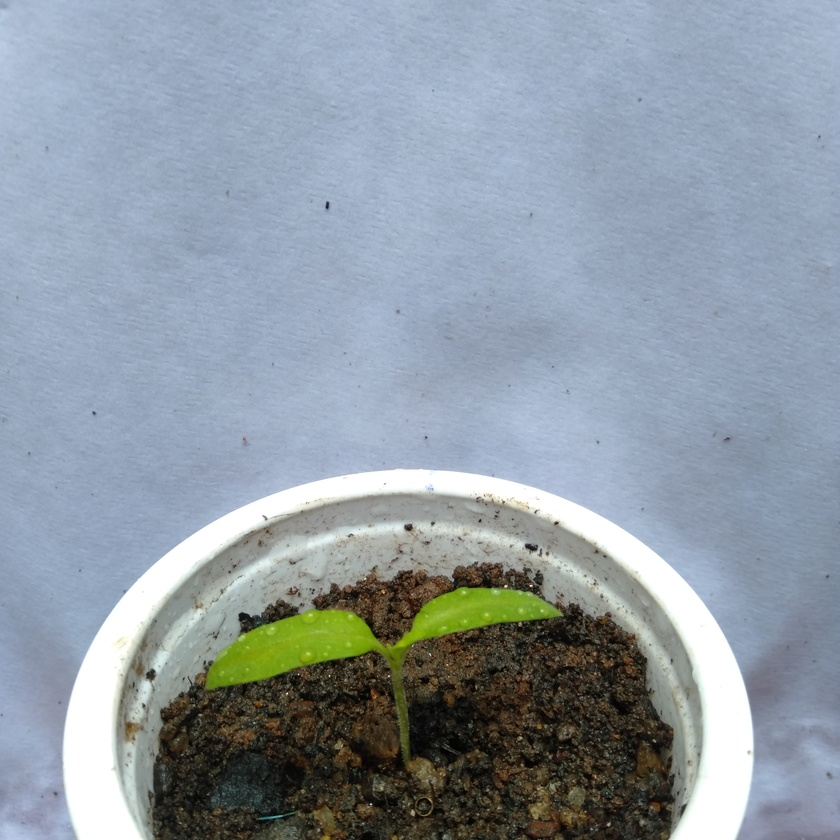
#> input picture PlantSelected/NoControls/01_Morning.jpg, 840 x 840 px, shrunk from 3120 x 3120 before the run
$ jupyter execute grayscale.ipynb
#> lines starting #> are read from the running program, lines starting #| are printed output that depends on the picture; after the words box and inside, x2 and y2 are one past the last pixel; in counts of white or black regions, pixels touching at a corner belong together
# Grayscale

[cell 1]
import cv2

# Read the original image
image = cv2.imread("PlantSelected/NoControls/01_Morning.jpg")
#> image is the input picture: shape (840, 840, 3); mean B, G, R 164.9, 154.5, 143.6

# Convert the image to grayscale
gray_image = cv2.cvtColor(image, cv2.COLOR_BGR2GRAY)
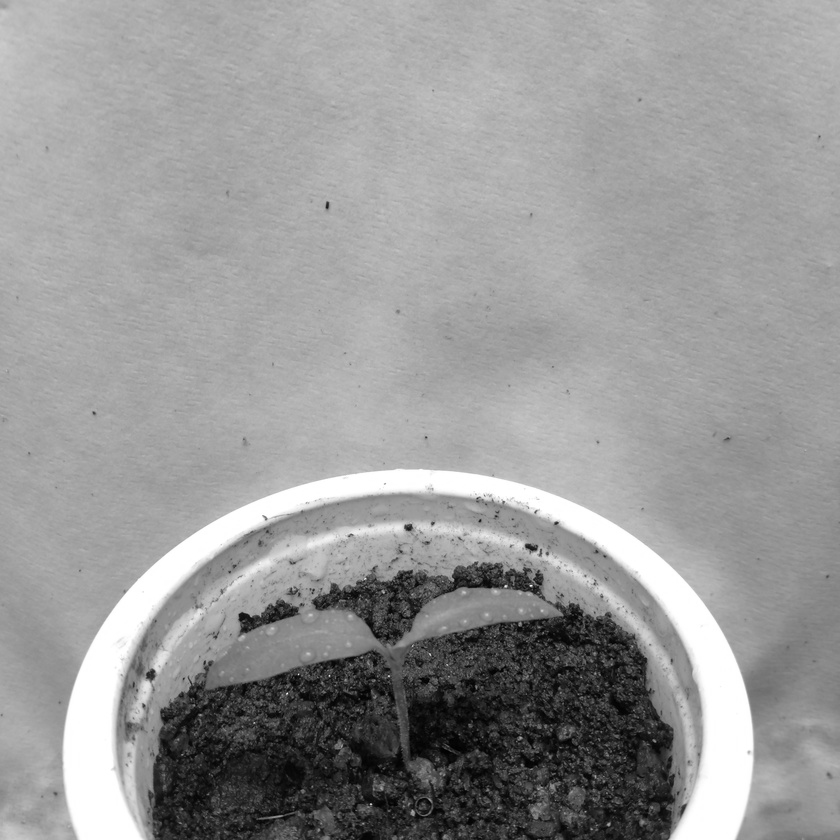
#> gray_image: shape (840, 840); min 0, max 255, mean 152.5

# Save the grayscale image to disk
cv2.imwrite("01_Morning_Gray.jpg", gray_image)

# Optional: Display the grayscale image
cv2.imshow('Grayscale Image', gray_image)
cv2.waitKey(0)
cv2.destroyAllWindows()

print("Grayscale image successfully saved to disk.")

# Threshold (Otsu's)

[cell 2]
import cv2
import numpy as np

# Read the image
image = cv2.imread("01_Morning_Gray.jpg")
#> image: shape (840, 840, 3); min 0, max 255, mean 152.5

# Convert to grayscale first (thresholding requires grayscale image)
gray_image = cv2.cvtColor(image, cv2.COLOR_BGR2GRAY)

# Otsu's Thresholding (automatically determines optimal threshold value)
ret, otsu_thresh = cv2.threshold(gray_image, 0, 255, cv2.THRESH_BINARY + cv2.THRESH_OTSU)
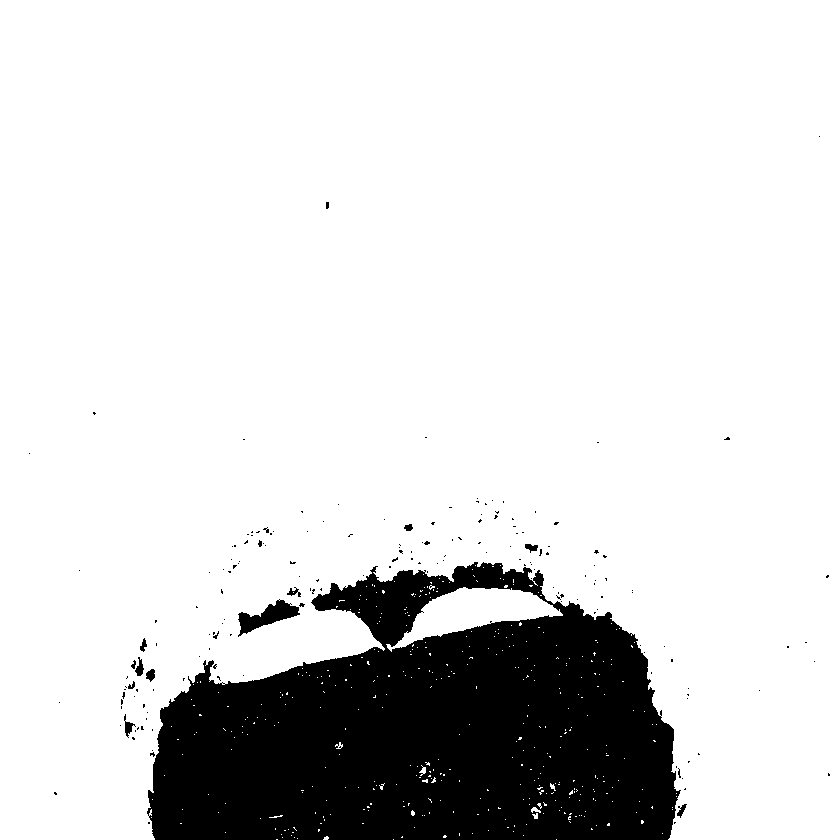
#> otsu_thresh: shape (840, 840); 84.9% white; 178 black regions (164 under 20 px), largest, box (x1, y1, x2, y2) and area: (147, 562, 681, 840) 104180, (238, 599, 300, 637) 957, (124, 714, 136, 738) 102
#> ret = 108
cv2.imwrite("01_Morning_Gray_otsu_threshold.jpg", otsu_thresh)

print("Tthresholded images have been saved successfully.")

cv2.waitKey(0)
cv2.destroyAllWindows()

$ run again, with PlantSelected/NoControls/02_Morning.jpg copied over PlantSelected/NoControls/01_Morning.jpg
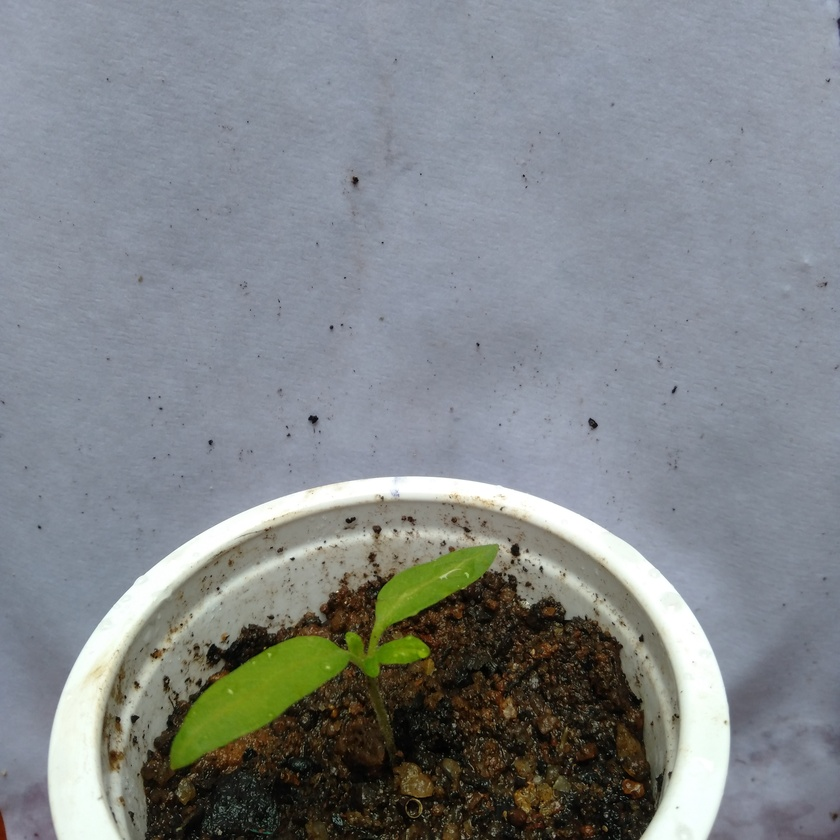
#> input picture PlantSelected/NoControls/02_Morning.jpg, 840 x 840 px, shrunk from 3120 x 3120 before the run
#> image is the input picture: shape (840, 840, 3); mean B, G, R 137, 134, 129.5
#> `gray_image = cv2.cvtColor(image, cv2.COLOR_BGR2GRAY)`:
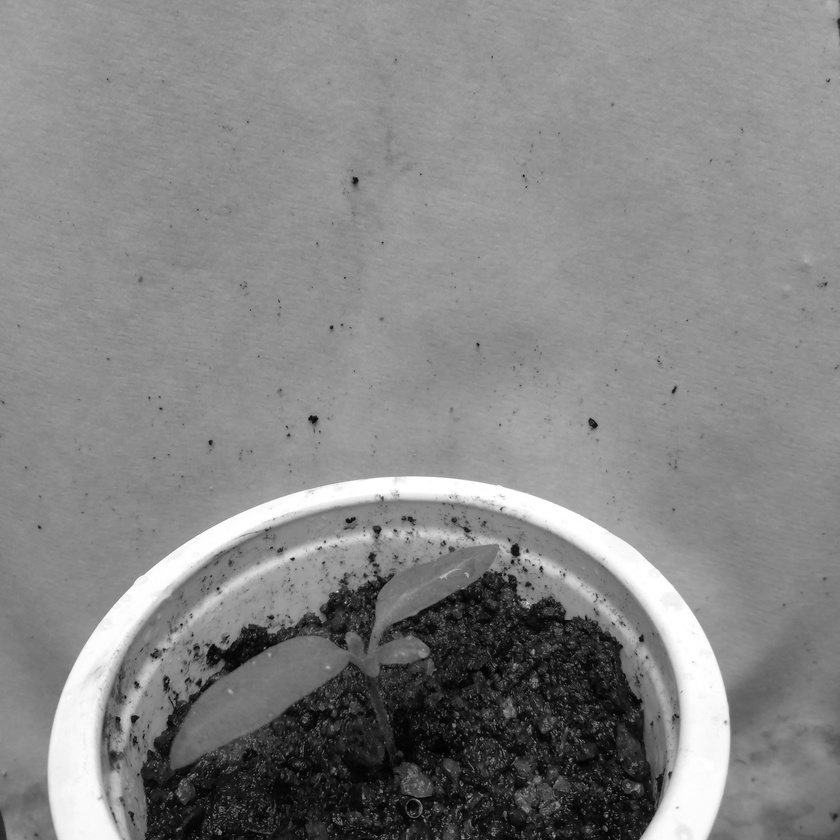
#> gray_image: shape (840, 840); min 0, max 255, mean 133
#> `ret, otsu_thresh = cv2.threshold(gray_image, 0, 255, cv2.THRESH_BINARY..`:
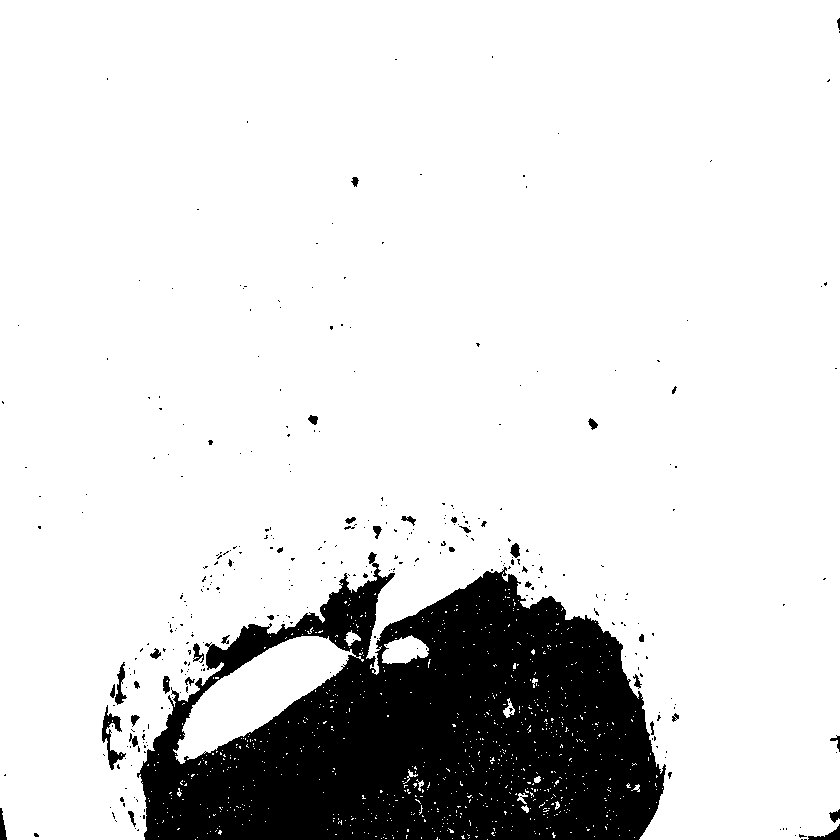
#> otsu_thresh: shape (840, 840); 86% white; 349 black regions (309 under 20 px), largest, box (x1, y1, x2, y2) and area: (137, 552, 666, 840) 95144, (102, 705, 126, 770) 508, (115, 662, 127, 705) 217
#> ret = 92

$ run again, with PlantSelected/NoControls/03_Morning.jpg copied over PlantSelected/NoControls/01_Morning.jpg
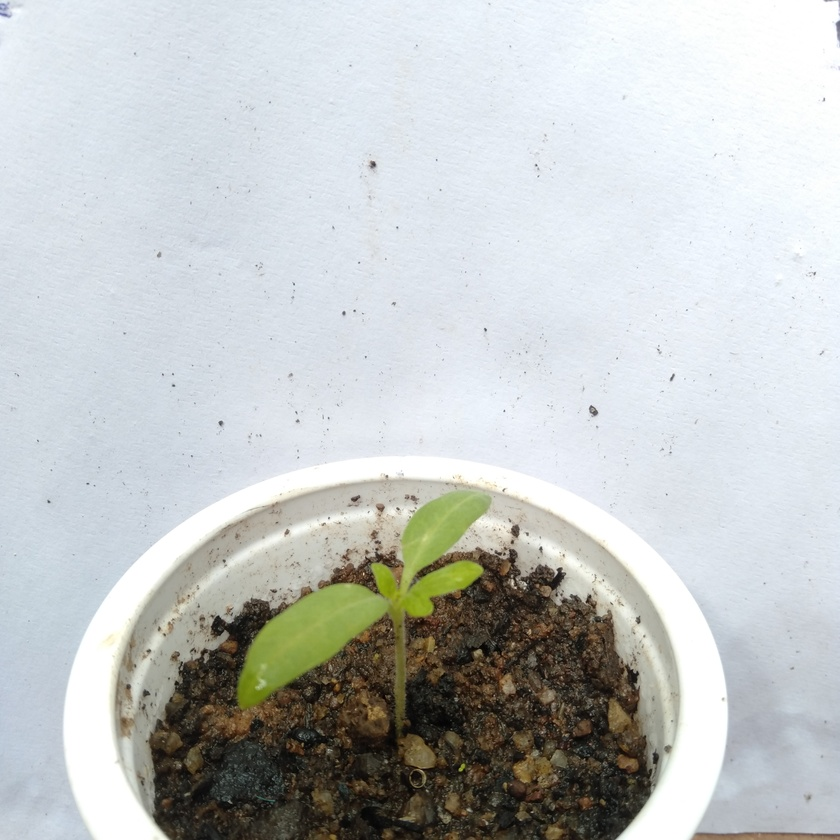
#> input picture PlantSelected/NoControls/03_Morning.jpg, 840 x 840 px, shrunk from 3120 x 3120 before the run
#> image is the input picture: shape (840, 840, 3); mean B, G, R 197.3, 197.7, 194.1
#> `gray_image = cv2.cvtColor(image, cv2.COLOR_BGR2GRAY)`:
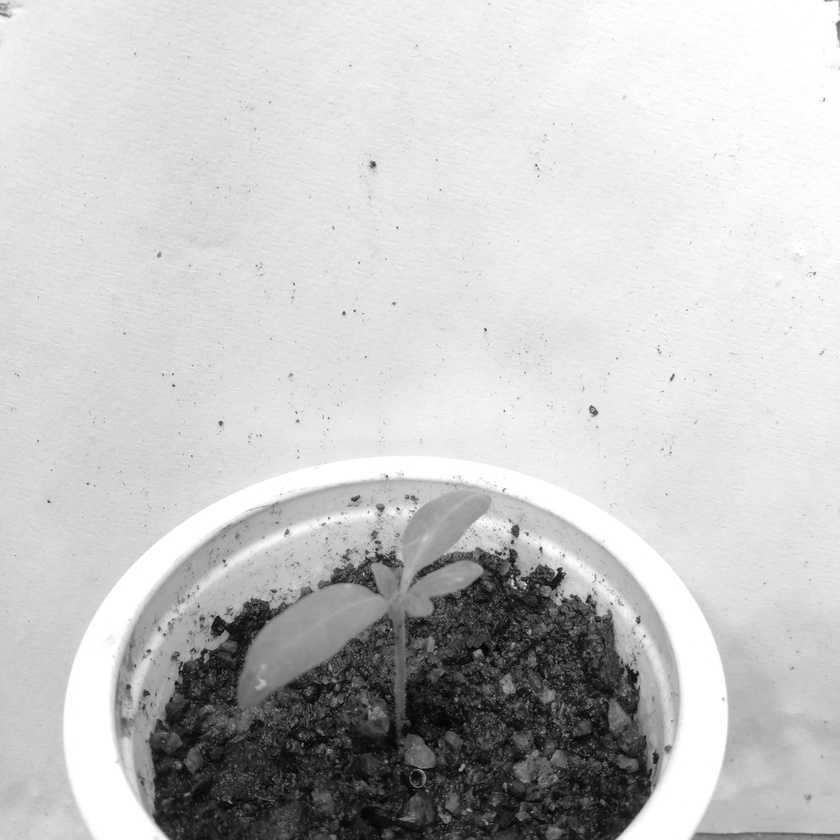
#> gray_image: shape (840, 840); min 2, max 255, mean 196.7
#> `ret, otsu_thresh = cv2.threshold(gray_image, 0, 255, cv2.THRESH_BINARY..`:
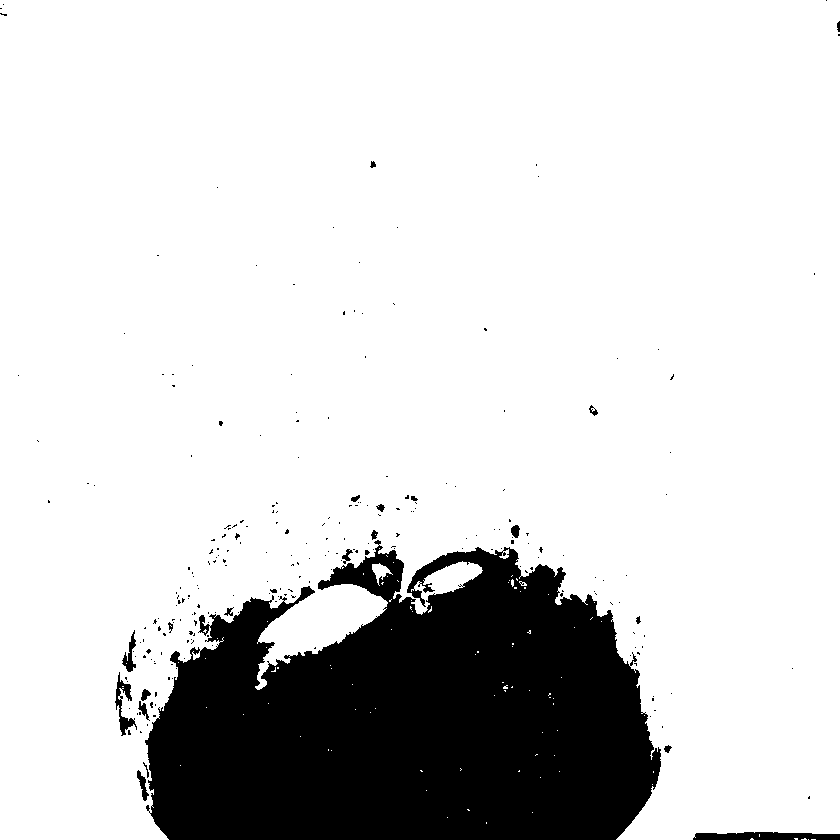
#> otsu_thresh: shape (840, 840); 83.5% white; 248 black regions (226 under 20 px), largest, box (x1, y1, x2, y2) and area: (145, 540, 661, 840) 112952, (693, 832, 840, 840) 981, (115, 672, 137, 736) 451
#> ret = 140

$ run again, with PlantSelected/NoControls/04_Morning.jpg copied over PlantSelected/NoControls/01_Morning.jpg
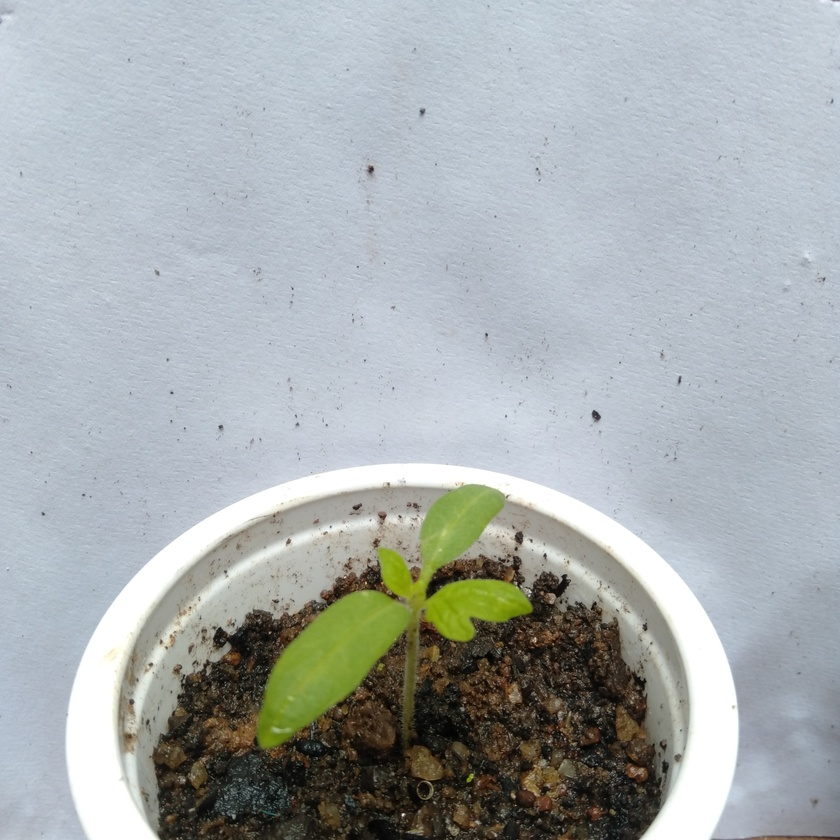
#> input picture PlantSelected/NoControls/04_Morning.jpg, 840 x 840 px, shrunk from 3120 x 3120 before the run
#> image is the input picture: shape (840, 840, 3); mean B, G, R 174.2, 173.1, 167.2
#> `gray_image = cv2.cvtColor(image, cv2.COLOR_BGR2GRAY)`:
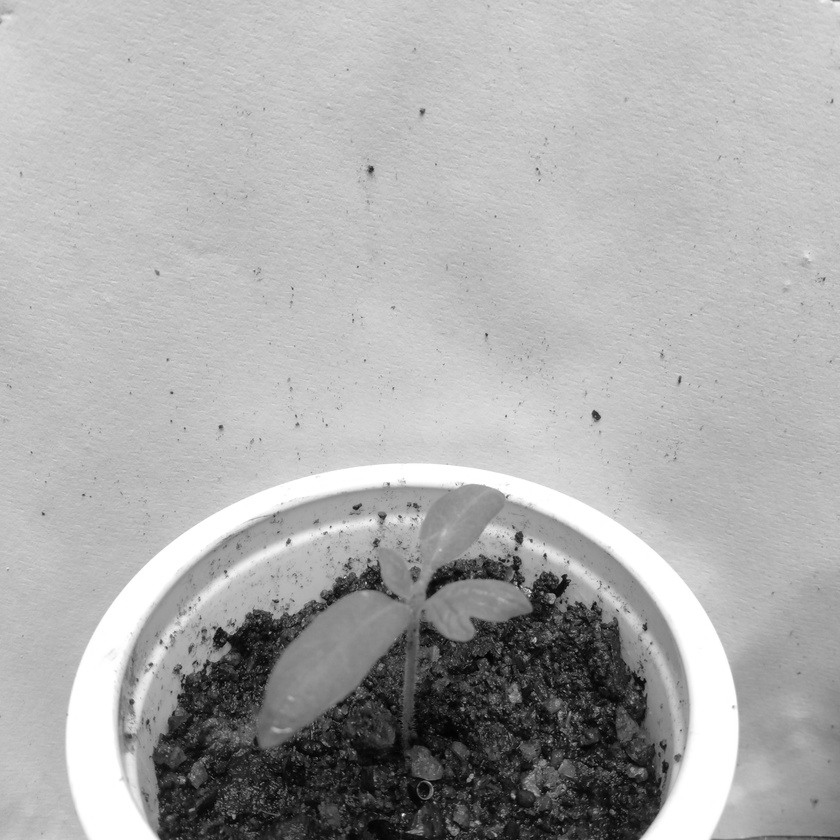
#> gray_image: shape (840, 840); min 0, max 255, mean 171.4
#> `ret, otsu_thresh = cv2.threshold(gray_image, 0, 255, cv2.THRESH_BINARY..`:
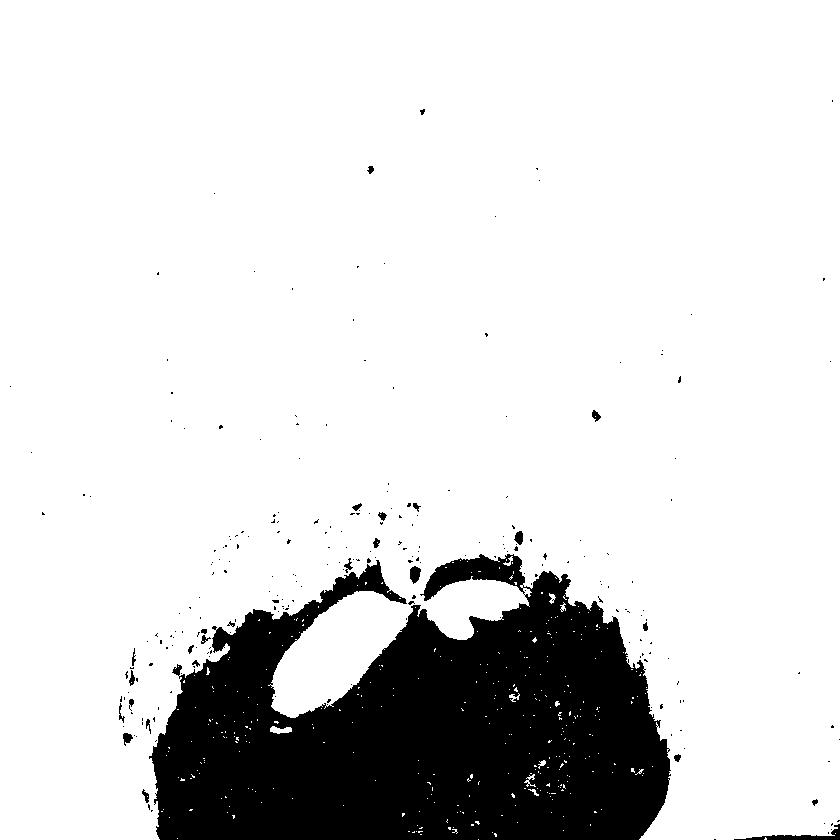
#> otsu_thresh: shape (840, 840); 85.2% white; 247 black regions (220 under 20 px), largest, box (x1, y1, x2, y2) and area: (149, 554, 671, 840) 101898, (734, 824, 840, 840) 458, (410, 566, 421, 584) 141
#> ret = 121
